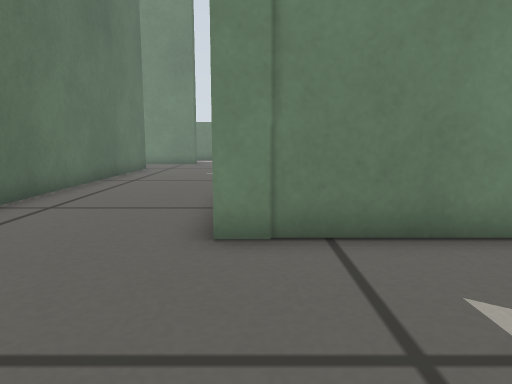
view 1 (above)

24 first-person views from a walk through a robot-simulator world made for Gazebo. The camera is 0.26 m above the floor, tilts 8° down and sees 70° across. The floor is counted in squares, 0.2 m on a side. Each view is taken from the middle of a square. On the plan, view 1 faces up. The plan holds only what a view shows up to about 15 squares ahead; the rest is blank. The place goes on beyond the plan.

view 2
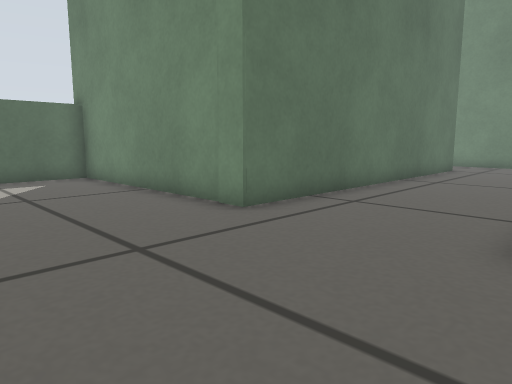

view 3
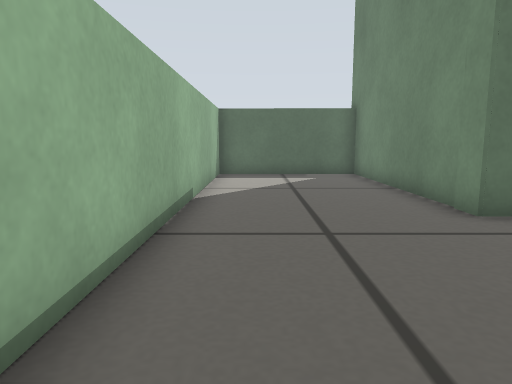

view 4
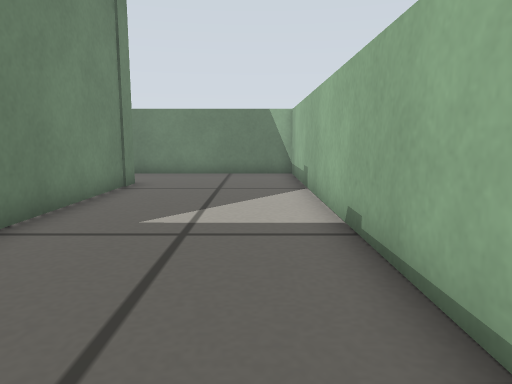

view 5
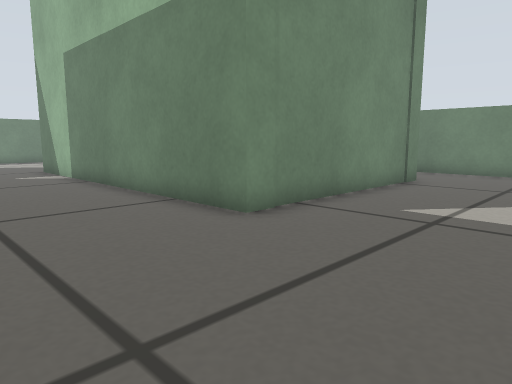

view 6
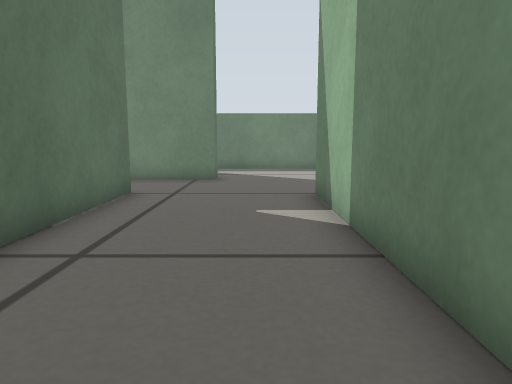

view 7
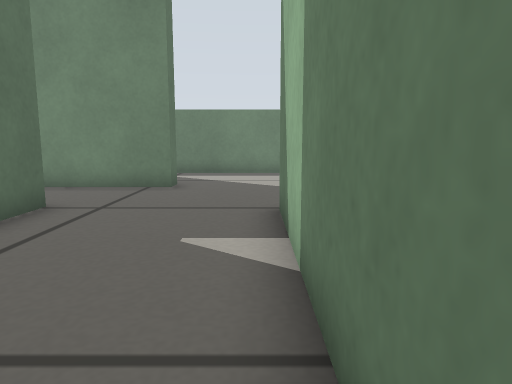

view 8
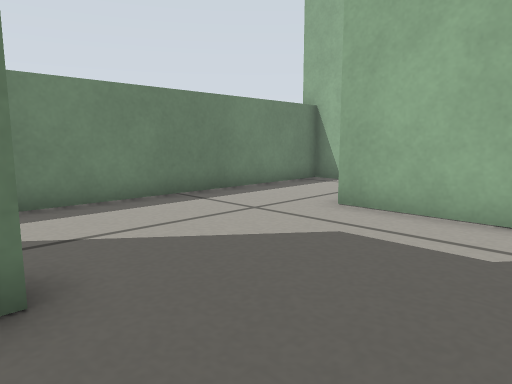

view 9
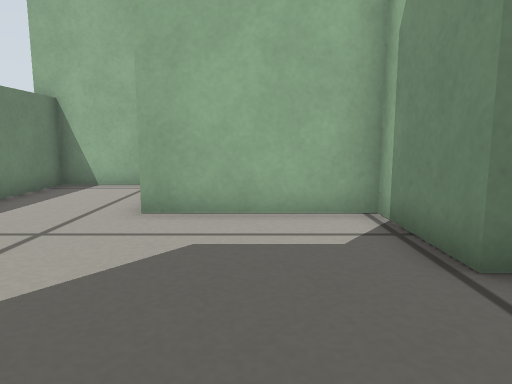

view 10
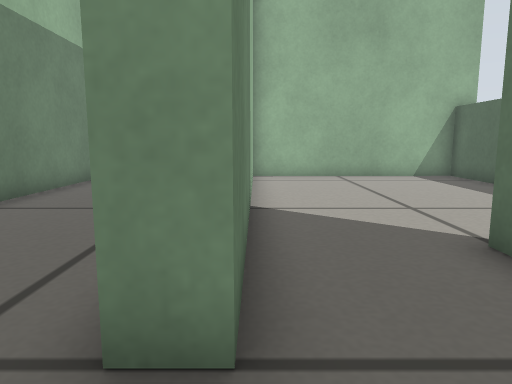

view 11
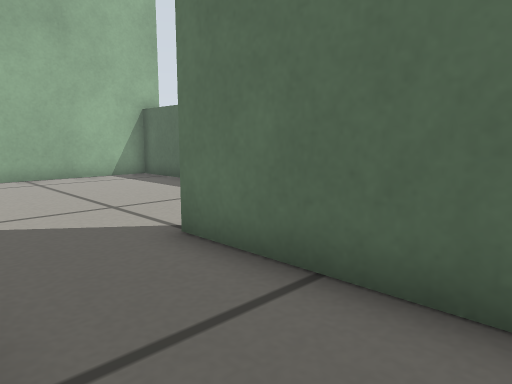

view 12
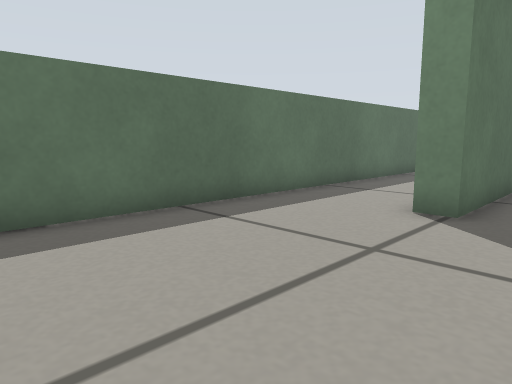

view 13
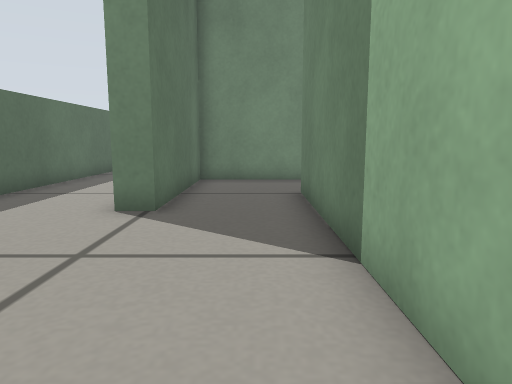

view 14
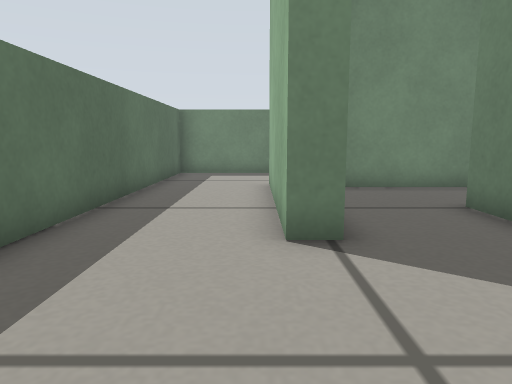

view 15
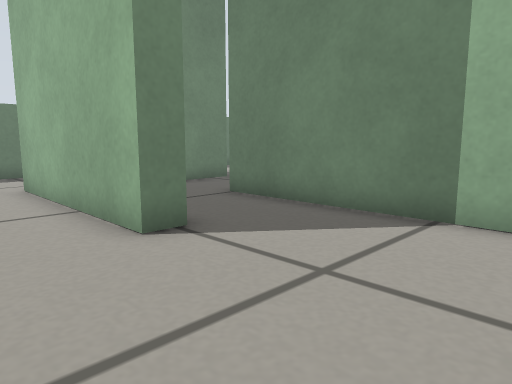

view 16
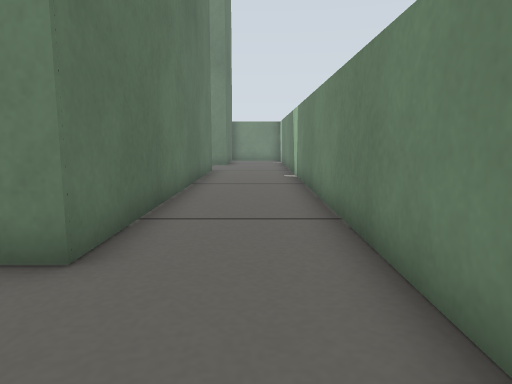

view 17
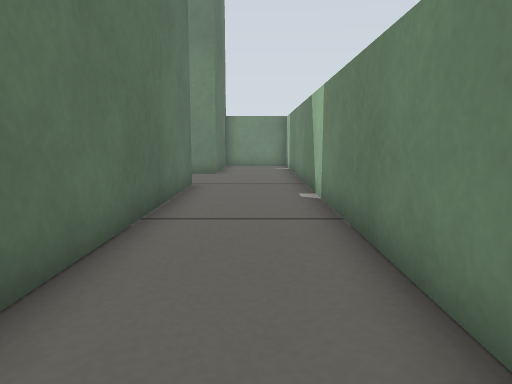

view 18
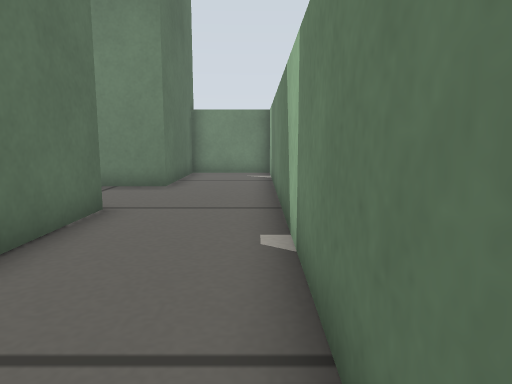

view 19
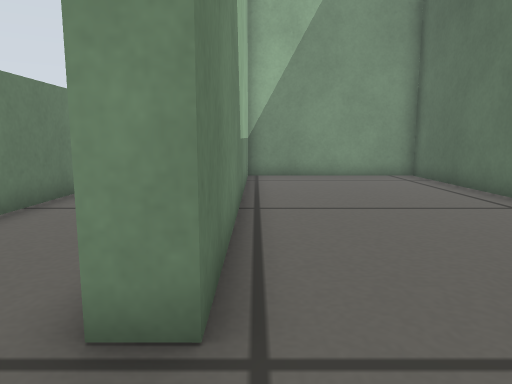

view 20
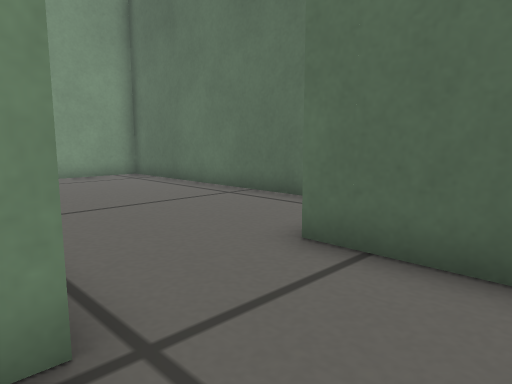

view 21
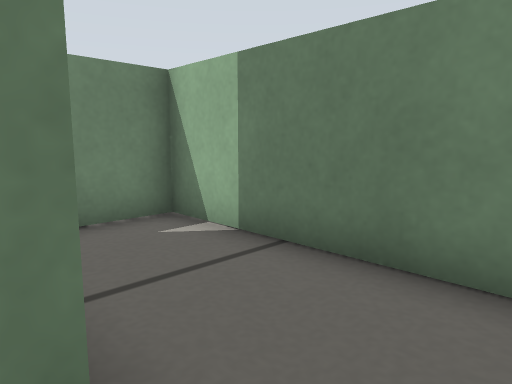

view 22
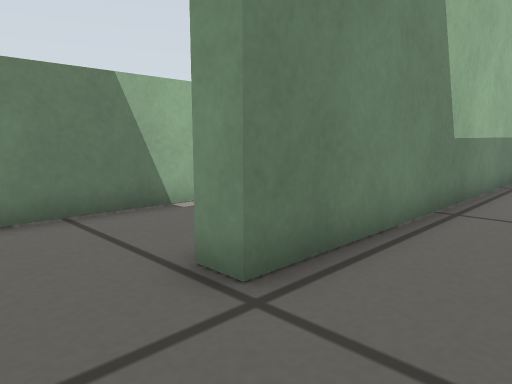

view 23
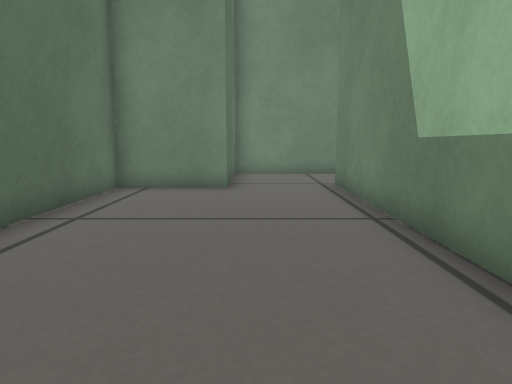

view 24
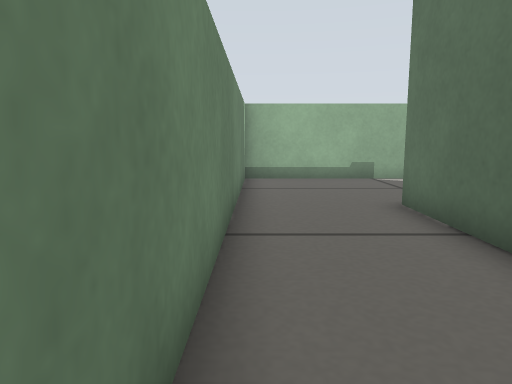

### Floor plan
Points are (right, up) in squares from view 1. A wall is a line through its corners. A room is listed if a view was taken in it or the views show most of it. See-through windows are left out.
Room 1 (views 1, 2, 3, 4, 5, 6, 7, 8, 9, 10, 11, 16, 17, 18, 20, 21, 24)
walls: (-5.9, 17.1) (-5.1, 17.1) (-5.1, 4.8) (-13.2, 4.8) (-13.2, -0.4) (10.4, -0.4) (10.6, 24.7) (7.5, 24.7) (7.5, 20.3) (6.5, 20.3); (6.3, 16.8) (7.1, 16.8) (7, 4.8) (-0.6, 4.8) (-0.6, 16.8) (2.4, 16.8) (2.4, 21.1); (-3.3, 21) (-3.3, 20.1) (-6.5, 20.1)
ways out: opening at (-5.5, 18.5) to room 2; opening at (7, 18) to room 3; opening at (-0.5, 20.5)
Room 2 (views 12, 13, 14, 15)
walls: (-5.9, 8.4) (-5.9, 17.1); (-6.5, 20.1) (-8.9, 20.1) (-8.9, 14.6) (-9.6, 14.6) (-9.6, 21); (-8.8, 24.7) (-13, 24.7) (-13.2, 5.6) (-5.8, 5.6)
ways out: opening at (-5.5, 18.5) to room 1
Room 3 (views 19, 22)
walls: (6.5, 20.3) (3.2, 20.3) (3.2, 16.1)
ways out: opening at (7, 18) to room 1; opening at (5, 16) to room 4
Room 4 (view 23)
walls: (3.2, 16.1) (0.2, 16.1) (0.2, 5.5) (6.4, 5.5); (6.3, 5.9) (6.3, 16.8)
ways out: opening at (5, 16) to room 3

Positions as (right, up) in squares from view 1, and headings:
1: (0, 0), facing up
2: (0, 0), facing up-left
3: (1, 1), facing left
4: (-4, 1), facing right
5: (-5, 0), facing up-right
6: (-2, 8), facing up
7: (-1, 10), facing up
8: (-4, 17), facing up-right
9: (-4, 19), facing right
10: (-6, 19), facing down
11: (-6, 19), facing down-left
12: (-7, 8), facing up-left
13: (-7, 8), facing up
14: (-10, 10), facing up
15: (-12, 10), facing up-right
16: (9, 1), facing up
17: (9, 6), facing up
18: (10, 10), facing up
19: (6, 19), facing down
20: (7, 19), facing down-left
21: (7, 19), facing up-right
22: (4, 19), facing down-right
23: (4, 6), facing up
24: (10, 12), facing down
